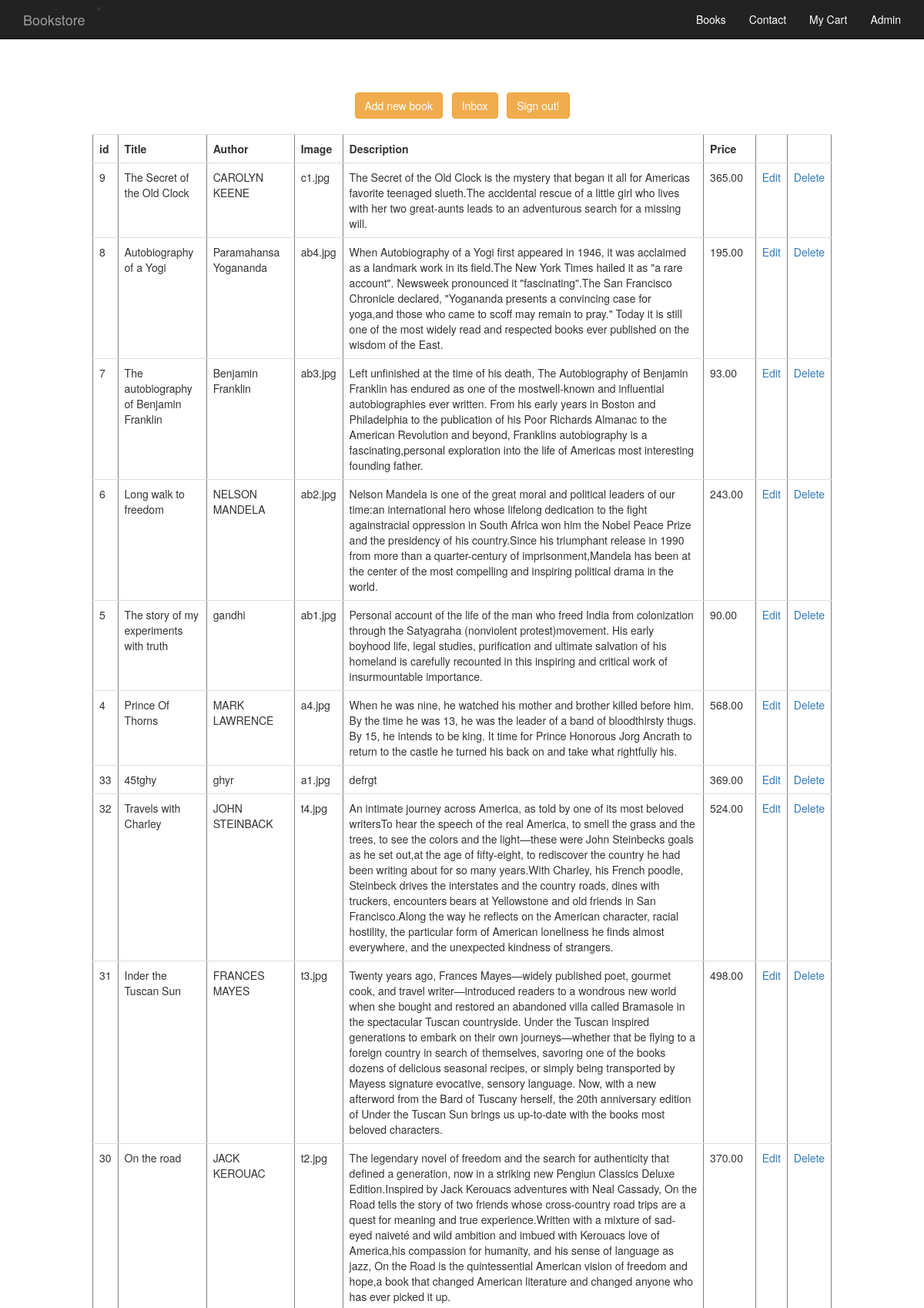
Page /admin_book.php (signed in, upper part) on the committed database.
### tables this page shows
CREATE TABLE `books` (
  `book_id` varchar(20) NOT NULL,
  `book_title` varchar(60) DEFAULT NULL,
  `book_author` varchar(60) DEFAULT NULL,
  `book_image` varchar(40) DEFAULT NULL,
  `book_descr` text,
  `book_price` decimal(6,2) NOT NULL
);

### database_functions.php (called while the page is built, shortened)
<?php
	function getAll($conn){
		$query = "SELECT * from books ORDER BY book_id DESC";
		$result = mysqli_query($conn, $query);
		return $result;
	}
?>

### admin_book.php (the view, shortened to what this page needs)
<?php
	require_once "inc/header.php";
	require_once "database_functions.php";
	$conn = db_connect();
	$result = getAll($conn);
?>
	<center>
	<a href="admin_add.php" class="btn btn-warning">Add new book</a>&nbsp;&nbsp;
	<a href="admin_inbox.php" class="btn btn-warning">Inbox</a>&nbsp;&nbsp;
	<a href="admin_signout.php" class="btn btn-warning">Sign out!</a>
	</center>
	<center>
	<table border="1" class="table" style="margin-top: 20px;width:80%"  >
		<tr>
			<th>id</th>
			<th>Title</th>
			<th>Author</th>
			<th>Image</th>
			<th>Description</th>
			<th>Price</th>
			<th>&nbsp;</th>
			<th>&nbsp;</th>
		</tr>
		<?php while($row = mysqli_fetch_assoc($result)){ ?>
		<tr>
			<td><?php echo $row['book_id']; ?></td>
			<td><?php echo $row['book_title']; ?></td>
			<td><?php echo $row['book_author']; ?></td>
			<td><?php echo $row['book_image']; ?></td>
			<td><?php echo $row['book_descr']; ?></td>
			<td><?php echo $row['book_price']; ?></td>
			<td><a href="admin_edit.php?bookid=<?php echo $row['book_id']; ?>">Edit</a></td>
			<td><a href="admin_delete.php?bookid=<?php echo $row['book_id']; ?>">Delete</a></td>
		</tr>
		<?php } ?>
	</table>
	</center>

### rows in the picture
books: book_id "9", book_title "The Secret of the Old Clock", book_author "CAROLYN KEENE", book_image "c1.jpg", book_descr "The Secret of the Old Clock is the mystery that began it all for Americas favorite teenaged slueth.The accidental rescue of a little girl who lives with her two great-aunts leads to an adventurous search for a missing will.", book_price "365.00"
books: book_id "8", book_title "Autobiography of a Yogi", book_author "Paramahansa Yogananda", book_image "ab4.jpg", book_descr "When Autobiography of a Yogi first appeared in 1946, it was acclaimed as a landmark work in its field.The New York Times hailed it as \"a rare account\". Newsweek pronounced it \"fascinating\".The San Francisco Chronicle declared, \"Yogananda presents a convincing case for yoga,and those who came to scoff may remain to pray.\" Today it is still one of the most widely read and respected books ever published on the wisdom of the East.", book_price "195.00"
books: book_id "7", book_title "The autobiography of Benjamin Franklin", book_author "Benjamin Franklin", book_image "ab3.jpg", book_descr "Left unfinished at the time of his death, The Autobiography of Benjamin Franklin has endured as one of the mostwell-known and influential autobiographies ever written. From his early years in Boston and Philadelphia to the publication of his Poor Richards Almanac to the American Revolution and beyond, Franklins autobiography is a fascinating,personal exploration into the life of Americas most interesting founding father.", book_price "93.00"
books: book_id "6", book_title "Long walk to freedom", book_author "NELSON MANDELA", book_image "ab2.jpg", book_descr "Nelson Mandela is one of the great moral and political leaders of our time:an international hero whose lifelong dedication to the fight againstracial oppression in South Africa won him the Nobel Peace Prize and the presidency of his country.Since his triumphant release in 1990 from more than a quarter-century of imprisonment,Mandela has been at the center of the most compelling and inspiring political drama in the world.", book_price "243.00"
books: book_id "5", book_title "The story of my experiments with truth", book_author "gandhi", book_image "ab1.jpg", book_descr "Personal account of the life of the man who freed India from colonization through the Satyagraha (nonviolent protest)movement. His early boyhood life, legal studies, purification and ultimate salvation of his homeland is carefully recounted in this inspiring and critical work of insurmountable importance.", book_price "90.00"
books: book_id "4", book_title "Prince Of Thorns", book_author "MARK LAWRENCE", book_image "a4.jpg", book_descr "When he was nine, he watched his mother and brother killed before him. By the time he was 13, he was the leader of a band of bloodthirsty thugs. By 15, he intends to be king. It time for Prince Honorous Jorg Ancrath to return to the castle he turned his back on and take what rightfully his.", book_price "568.00"
books: book_id "33", book_title "45tghy", book_author "ghyr", book_image "a1.jpg", book_descr "defrgt", book_price "369.00"
books: book_id "32", book_title "Travels with Charley", book_author "JOHN STEINBACK", book_image "t4.jpg", book_descr "An intimate journey across America, as told by one of its most beloved writersTo hear the speech of the real America, to smell the grass and the trees, to see the colors and the light—these were John Steinbecks goals as he set out,at the age of fifty-eight, to rediscover the country he had been writing about for so many years.With Charley, his French poodle, Steinbeck drives the interstates and the country roads, dines with truckers, encounters bears at Yellowstone and old friends in San Francisco.Along the way he reflects on the American character, racial hostility, the particular form of American loneliness he finds almost everywhere, and the unexpected kindness of strangers.", book_price "524.00"
books: book_id "31", book_title "Inder the Tuscan Sun", book_author "FRANCES MAYES", book_image "t3.jpg", book_descr "Twenty years ago, Frances Mayes—widely published poet, gourmet cook, and travel writer—introduced readers to a wondrous new world when she bought and restored an abandoned villa called Bramasole in the spectacular Tuscan countryside. Under the Tuscan inspired generations to embark on their own journeys—whether that be flying to a foreign country in search of themselves, savoring one of the books dozens of delicious seasonal recipes, or simply being transported by Mayess signature evocative, sensory language. Now, with a new afterword from the Bard of Tuscany herself, the 20th anniversary edition of Under the Tuscan Sun brings us up-to-date with the books most beloved characters.", book_price "498.00"
books: book_id "30", book_title "On the road", book_author "JACK KEROUAC", book_image "t2.jpg", book_descr "The legendary novel of freedom and the search for authenticity that defined a generation, now in a striking new Pengiun Classics Deluxe Edition.Inspired by Jack Kerouacs adventures with Neal Cassady, On the Road tells the story of two friends whose cross-country road trips are a quest for meaning and true experience.Written with a mixture of sad-eyed naiveté and wild ambition and imbued with Kerouacs love of America,his compassion for humanity, and his sense of language as jazz, On the Road is the quintessential American vision of freedom and hope,a book that changed American literature and changed anyone who has ever picked it up.", book_price "370.00"
